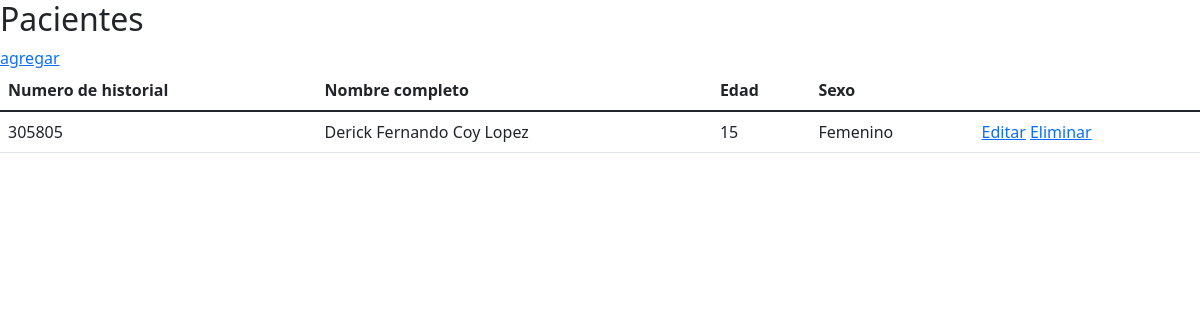
Page /paciente/ (signed in) on the committed database.
### hostpital/models.py (models this page shows, shortened)
class Pacientes(models.Model):
    historyNumber= models.CharField(max_length=100)
    firstName= models.CharField(max_length=100)
    secondName= models.CharField(max_length=100)
    firtSurname= models.CharField(max_length=100)
    secondSurname= models.CharField(max_length=100)
    age= models.CharField(max_length=100)
    gender= models.CharField(max_length=100)

### hostpital/views.py (the view)
# urls.py: path('paciente/', views.paciente_list, name='paciente_list'),
@login_required
def paciente_list(request):
    paciente = Pacientes.objects.all()
    return render(request, 'hostpital/paciente_list.html',{'pacientes':paciente})

### hostpital/templates/hostpital/paciente_list.html (shortened to what this page needs)
<!DOCTYPE html>
<html lang="en">
  <head>
    <link
      href="https://cdn.jsdelivr.net/npm/bootstrap@5.1.3/dist/css/bootstrap.min.css"
      rel="stylesheet"
    />
  </head>
  <body>
    <h2>Pacientes</h2>
    <a href="{% url 'new_paciente'%}">agregar</a>
    <table class="table">
      <thead>
        <tr>
          <th scope="col">Numero de historial</th>
          <th scope="col">Nombre completo</th>
          <th scope="col">Edad</th>
          <th scope="col">Sexo</th>
        </tr>
      </thead>
      <tbody>
        {% for pa in pacientes %}
        <tr>
          <td>{{pa.historyNumber}}</td>
          <td>{{pa.firstName}} {{pa.secondName}} {{pa.firtSurname}} {{pa.secondSurname}}</td>
          <td>{{pa.age}}</td>
          <td>{{pa.gender}}</td>
          <td><a href="{% url 'paciente_edit' pk=pa.pk %}">Editar</a> <a href="{% url 'paciente_remove' pk=pa.pk %}"">Eliminar</a></td>
        </tr>
        {% endfor %}
      </tbody>
    </table>
  </body>
</html>

### rows in the picture
Pacientes: historyNumber "305805", firstName "Derick", secondName "Fernando", firtSurname "Coy", secondSurname "Lopez", age "15", gender "Femenino"
